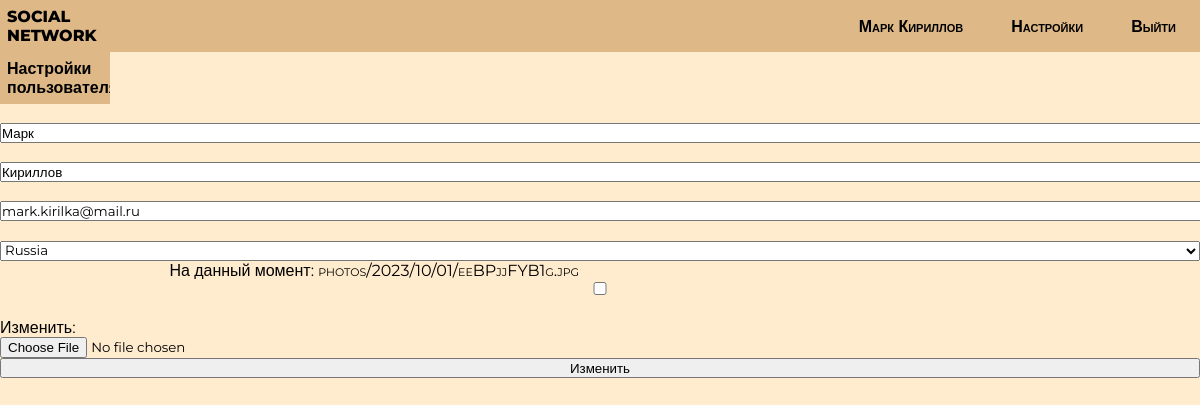
/2/settings/ (signed in), run on the app's committed database.
### myPage/models.py (models this page shows, shortened)
class CustomUser(AbstractBaseUser):
    first_name = models.CharField(max_length=50,verbose_name='Имя')
    last_name = models.CharField(max_length=50,verbose_name='Фамилия')
    email = models.EmailField(unique=True,verbose_name='Электронная почта')
    birth_date = models.DateField(default=date(2000, 1, 1), verbose_name='Дата рождения')
    profile_image = models.ImageField(blank=True, upload_to="photos/%Y/%m/%d/", verbose_name='Фотография профиля')
    country = CountryField(blank_label="(select country)", blank=True, verbose_name='Страна')
    is_superuser = models.BooleanField(default=False,verbose_name='Суперюзер?')
    is_staff = models.BooleanField(default=False,verbose_name='Стафф?')
    USERNAME_FIELD = 'email'
    REQUIRED_FIELDS = ['first_name', 'last_name']
    objects = CustomUserManager()
    class Meta:
        verbose_name = 'Страница'
        verbose_name_plural = 'Страницы'

### myPage/views.py (the view, shortened to what this page needs)
# urls.py: path('<int:pk>/settings/', views.UserSettings.as_view(), name='settings'),
class UserSettings(generic.edit.UpdateView):
    model = User
    fields = ['first_name', 'last_name', 'email', 'country', 'profile_image']
    template_name = 'myPage/user_settings.html'
    def get_object(self):
        return self.request.user

### myPage/templates/myPage/user_settings.html (shortened to what this page needs)
{% extends 'myPage/base.html' %}
{% block content %}
  <h1>Настройки пользователя</h1>
  <form method="post" enctype="multipart/form-data">
    {{ form.as_p }}
    <button type="submit">Изменить</button>
  </form>
{% endblock %}

### myPage/templates/myPage/base.html (shortened to what this page needs)
{% load static %}
<!DOCTYPE html>
<html lang="en">
  <head>
    <link rel="stylesheet" href="{% static 'myPage/styles/style2.css' %}" />
    <link
      rel="stylesheet"
      href="https://cdnjs.cloudflare.com/ajax/libs/font-awesome/6.4.2/css/all.min.css"
 />
  </head>
  <body>
    <header>
      <h1><a href="{% url 'myPage:home' %}">SOCIAL NETWORK</a></h1>
      <nav>
        <ul class="navBar">
           {% if request.user.is_authenticated %}
          <li class="navList">
            <a href="{% url 'myPage:profile' request.user.id %}"
              >{{ request.user.first_name }} {{ request.user.last_name }}</a
            >
          </li>
          <li class="navList">
            <a href="{% url 'myPage:settings' user.id %}">Настройки</a>
          </li>
          <li class="navList">
            <a href="{% url 'register_app:logout' %}">Выйти</a>
          </li>
          {% endif %}
        </ul>
      </nav>
    </header>
    {% block content %} {% endblock %}
  </body>
</html>

### myPage/static/myPage/styles/style2.css (style rules this page uses)
* { width: 100%; font-family: 'Montserrat', sans-serif; overflow: hidden; margin: 0; padding: 0; }
body { display: flex; flex-direction: column; justify-content: center; background-color: blanchedalmond; }
header { display: flex; flex-wrap: nowrap; }
nav { background-color: burlywood; display: flex; align-items: center; font-weight: 600; }
.navBar { display: flex; flex-direction: row; justify-content: flex-end; text-align: center; list-style: none; padding: 0.5rem 0rem; }
.navList { width: fit-content; padding: 0 1.5rem; }
a { color: black; font-family: inherit; text-decoration-line: none; font-variant: small-caps; font-size: 16px; }
h1 { background-color: burlywood; padding: 7px; width: 6rem; font-size: 1rem; color: rgb(0, 0, 0); font-weight: 800; }
label { color: transparent; }

### data on the page
CustomUser: user.first_name "Марк", user.last_name "Кириллов", first_name "Марк", last_name "Кириллов", email "mark.kirilka@mail.ru", country "Russia"
